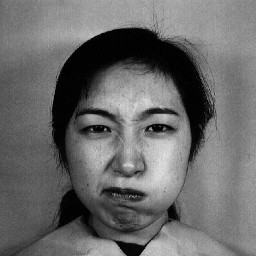
#> input picture training/model1/KA.AN1.39.jpg, 256 x 256 px; its folder holds only this picture in this run
$ python combined.py -f training/model1/KA.AN1.39.jpg
#> lines starting #> are read from the running program, lines starting #| are printed output that depends on the picture
import os
import cv2
import numpy as np
from skimage import feature
from skimage.feature import hog
from sklearn.model_selection import train_test_split
from sklearn.svm import SVC
from sklearn.metrics import classification_report, confusion_matrix
import argparse

parser = argparse.ArgumentParser(description="Recognize faces in an image")
parser.add_argument("-f", action="store", help="Path to an image with an unknown face", required=True)
args = parser.parse_args()


DATASET_PATH = 'training'
IMAGE_SIZE = (128, 128)

def load_images_and_labels(dataset_path):
#> called with dataset_path = 'training'
    images = []
    labels = []

    for label in os.listdir(dataset_path):
        person_path = os.path.join(dataset_path, label)
        if os.path.isdir(person_path):
            for img_name in os.listdir(person_path):
                img_path = os.path.join(person_path, img_name)
                image = cv2.imread(img_path)
#> image is the input picture: shape (256, 256, 3); min 0, max 234, mean 106.1
                image = cv2.cvtColor(image, cv2.COLOR_BGR2GRAY)
#> image: shape (256, 256)
                image = cv2.resize(image, IMAGE_SIZE)
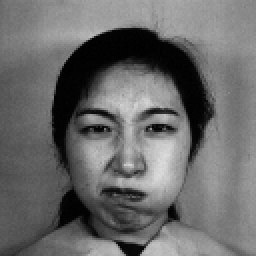
#> image: shape (128, 128) (shown 2 times larger); min 0, max 221, mean 106.2
                images.append(image)
                labels.append(label)
#> pass 2 of the loop in load_images_and_labels, `for label in os.listdir(dataset_path):`:
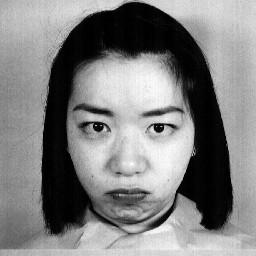
#> input picture training/model10/YM.AN1.61.jpg, 256 x 256 px
#> in load_images_and_labels, image is the input picture: shape (256, 256, 3); min 0, max 255, mean 128
#> in load_images_and_labels, `image = cv2.resize(image, IMAGE_SIZE)`:
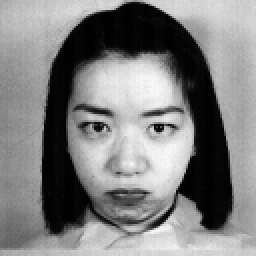
#> image: shape (128, 128) (shown 2 times larger); min 0, max 249, mean 128.1

    return images, labels

def extract_features(images):
    lbp_features = []
    hog_features = []

    for image in images:
        lbp = feature.local_binary_pattern(image, P=8, R=1, method="uniform")
        (hist, _) = np.histogram(lbp.ravel(), bins=np.arange(0, 10), range=(0, 9))
        hist = hist.astype("float")
        hist /= hist.sum()

        lbp_features.append(hist)

        hog_feature = hog(image, orientations=9, pixels_per_cell=(8, 8),
                          cells_per_block=(2, 2), visualize=False)
        hog_features.append(hog_feature)

    return np.array(lbp_features), np.array(hog_features)


images, labels = load_images_and_labels(DATASET_PATH)
#> images = 2 items; labels = ['model1', 'model10']

lbp_features, hog_features = extract_features(images)
#> the loop in extract_features, `for image in images:` made 2 passes
#> hist on passes 1 to 2: [1195, 1241, 987, 1717, 2726, 1858, 1024, 1355, 4281], [1048, 1240, 932, 1785, 2907, 2054, 1081, 1192, 4145]
#> pass 1, in extract_features, `lbp = feature.local_binary_pattern(image, P=8, R=1, method="uniform")`:
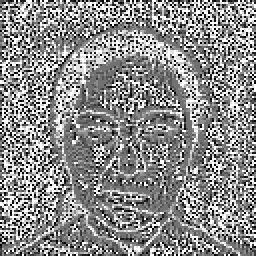
#> lbp: shape (128, 128) float64 (shown 2 times larger); min 0, max 9, mean 4.94; drawn with min black and max white
#> pass 2, in extract_features, `lbp = feature.local_binary_pattern(image, P=8, R=1, method="uniform")`:
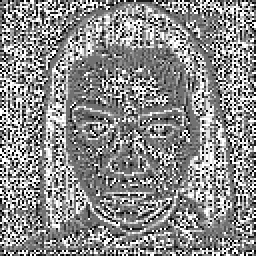
#> lbp: shape (128, 128) float64 (shown 2 times larger); min 0, max 9, mean 4.93; drawn with min black and max white
#> after the loop in extract_features, `for image in images:`: hog_features = 2 items; lbp_features = [[0.0729, 0.0757, 0.0602, 0.105, 0.166, 0.113, 0.0625, 0.0827, 0.261], [0.064, 0.0757, 0.0569, 0.109, 0.177, 0.125, 0.066, 0.0728, 0.253]]

combined_features = np.hstack((lbp_features, hog_features))

# X train is 2D array of features
# Y train is for labels
X_train, X_test, y_train, y_test = train_test_split(combined_features, labels, test_size=0.3, random_state=42, train_size=0.7)
#> y_train = ['model1']; y_test = ['model10']

# simple vector classification
model = SVC(kernel='linear', probability=True)

# will train the model based on ABOVE extracted data
#> (the run stopped early here; a loop or call above may not have finished)
